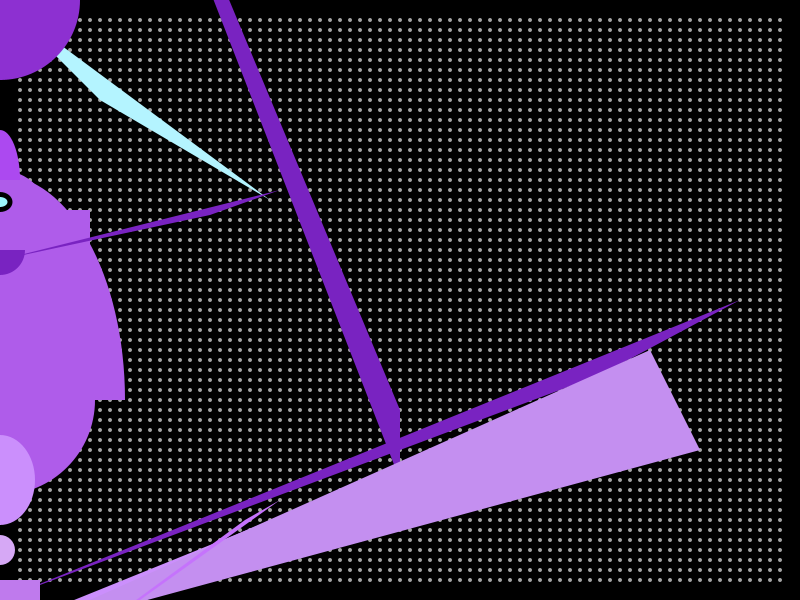
Frame 1 (no input)
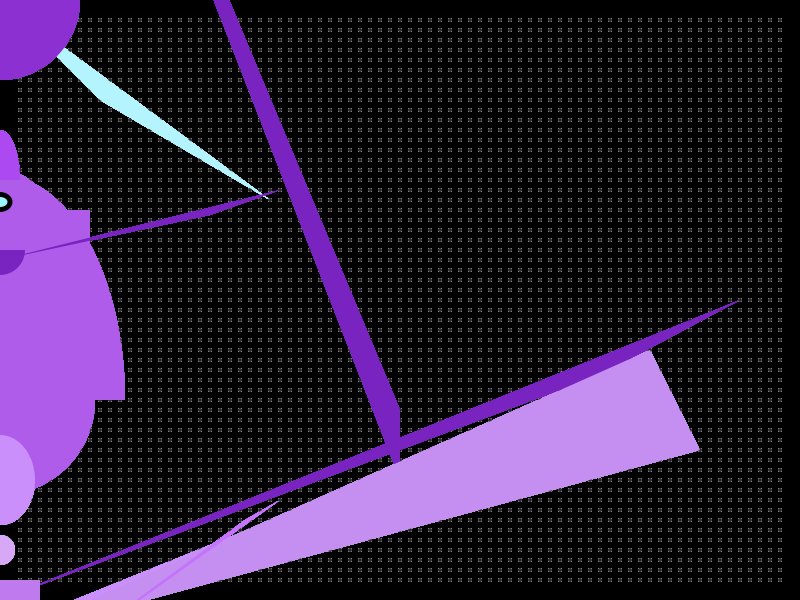
Frame 60 (the mouse pressed at the canvas centre just before this capture)
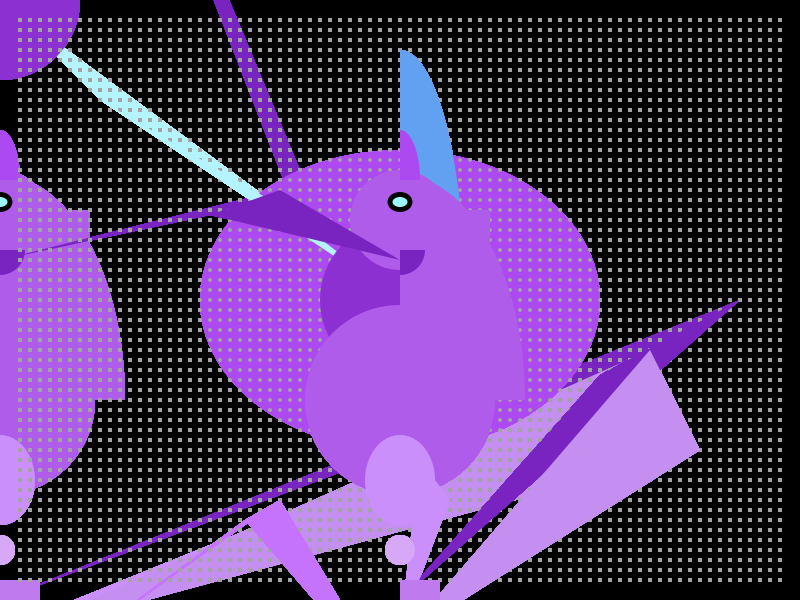
Frame 120 (the mouse held since frame 60 and released just before this capture)

The Processing sketch that drew these frames (run headless with seeded random() and noise(); from frame 60 on, the mouse is pressed at the canvas centre):

// Processing sketch: processing_12516
// ── processing_12516.pde

  float centerPointx=400;
  float centerPointy=300;

void setup(){
 
 size(800,600);
background(0);
smooth();
stroke(8);
frameRate(5);

}


void draw(){
  noStroke();
  
 
//fill(random(255)) ;
  //ellipse(centerPointx,mouseY, mouseX,centerPointy); 
ellipse(mouseX,mouseY,mouseX,mouseY);

fill(random(255)) ;

for(float y=20;y<=height-20; y+=10){
 for(float x=20; x<=width-20; x+=10){
   ellipse(x,y,4,4);
    //draw line to center display
  
    line(x,y,centerPointx, centerPointy);
 }
}


//horse

//no wings

//tail
int x=mouseX;//this makes the tail movable
int y=mouseY;

fill(98,161,242);
arc(mouseX,mouseY,130,500,TWO_PI-PI/2, TWO_PI); 
fill(19,27,100);
arc(mouseX,mouseY,20,50,TWO_PI-PI/2, TWO_PI);

//back ear
fill(148,46,216);
arc(mouseX,mouseY,37,90, PI,TWO_PI-PI/2);

//horn
fill(180,244,255);
triangle(mouseX,mouseY,270,200,100,100);

//back flank
fill(141,46,219);
ellipse(mouseX,mouseY,67,86);

//back buttox
fill(141,48,209);
ellipse(mouseX,mouseY,160,160);

//background-back leg
fill(121,35,193);
triangle(mouseX,600,600,375,740,300);

//background-front leg
fill(121,35,193);
triangle(mouseX,mouseY-550,400,410,400,480);

//background-back knee
fill(172,88,229);
rect(mouseX,mouseY-540,37,46);

//background-back ankle
fill(197,115,252);
triangle(mouseX,mouseY-650,mouseX-520,mouseY-580,mouseX-540,mouseY-600);

//torso
fill(175,92,234);
ellipse(mouseX,mouseY-400,mouseX-350,mouseY-175);

//front buttox
fill(175,92,234);
ellipse(mouseX,400,190,190);

//Neck
arc(mouseX, 400, 250, 450, TWO_PI-PI/2, TWO_PI);

//face
ellipse(mouseX,220,100,100);
rect(mouseX,210,90,45);

//eye
fill(0);
ellipse(mouseX,202,25,20);
fill(156,248,252);
ellipse(mouseX,202,15,10);


//nose
fill(121,35,193);
triangle(mouseX,260,280,190,210,215);
arc(mouseX, 250, 50, 50, 0, PI/2);

//forefront-front flank
fill(203,143,252);
ellipse(mouseX,480,70,90);

//front leg
fill(203,143,252);
triangle(mouseX,630,420,460,450,500);

//foreground-back leg
fill(196,143,240);
triangle(mouseX,640,650,350,700,450);

//foreground-back knee
fill(191,122,237);
rect(mouseX,580,40,50);

//foreground-back ankle
fill(214,168,245);
triangle(mouseX,700,550,610,570,630);

//foreground-front knee
ellipse(mouseX,620,30,30);

//background-front knee
ellipse(mouseX,550,30,30);

//foreground-front ankle
fill(205,135,252);
triangle(mouseX,750,330,600,300,600);

//foreground-back ankle
fill(197,115,252);
triangle(mouseX,700,245,520,280,500);

//ears
fill(172,73,240);
arc(mouseX,180,40,100,TWO_PI-PI/2, TWO_PI);
}

//end of horse
